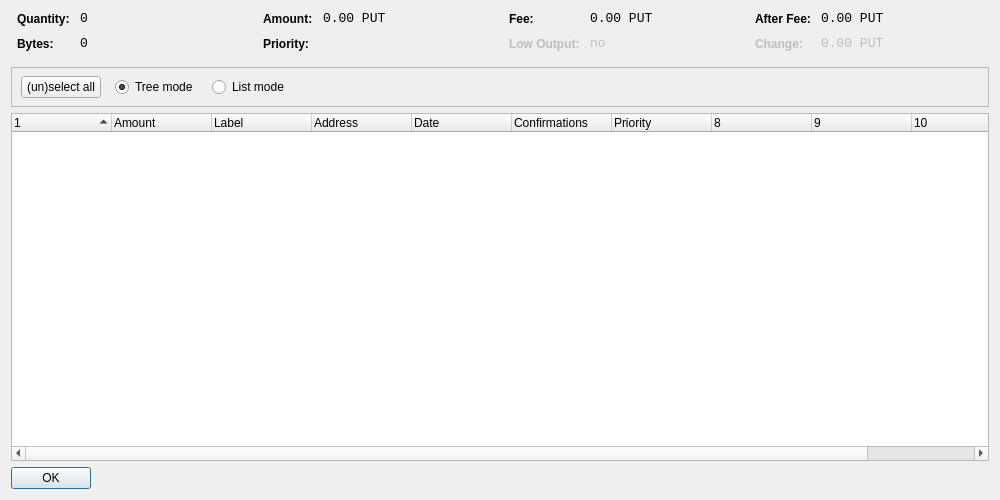
<?xml version="1.0" encoding="UTF-8"?>
<ui version="4.0">
 <class>CoinControlDialog</class>
 <widget class="QDialog" name="CoinControlDialog">
  <property name="geometry">
   <rect>
    <x>0</x>
    <y>0</y>
    <width>1000</width>
    <height>500</height>
   </rect>
  </property>
  <property name="windowTitle">
   <string>Coin Control</string>
  </property>
  <layout class="QVBoxLayout" name="verticalLayout">
   <item>
    <layout class="QHBoxLayout" name="horizontalLayoutTop" stretch="0,0,0,0">
     <property name="topMargin">
      <number>0</number>
     </property>
     <property name="bottomMargin">
      <number>10</number>
     </property>
     <item>
      <layout class="QFormLayout" name="formLayoutCoinControl1">
       <property name="horizontalSpacing">
        <number>10</number>
       </property>
       <property name="verticalSpacing">
        <number>10</number>
       </property>
       <property name="leftMargin">
        <number>6</number>
       </property>
       <property name="rightMargin">
        <number>6</number>
       </property>
       <item row="0" column="0">
        <widget class="QLabel" name="labelCoinControlQuantityText">
         <property name="styleSheet">
          <string notr="true">font-weight:bold;</string>
         </property>
         <property name="text">
          <string>Quantity:</string>
         </property>
        </widget>
       </item>
       <item row="0" column="1">
        <widget class="QLabel" name="labelCoinControlQuantity">
         <property name="font">
          <font>
           <family>Monospace</family>
           <pointsize>10</pointsize>
          </font>
         </property>
         <property name="cursor">
          <cursorShape>IBeamCursor</cursorShape>
         </property>
         <property name="contextMenuPolicy">
          <enum>Qt::ActionsContextMenu</enum>
         </property>
         <property name="text">
          <string notr="true">0</string>
         </property>
         <property name="textInteractionFlags">
          <set>Qt::LinksAccessibleByMouse|Qt::TextSelectableByKeyboard|Qt::TextSelectableByMouse</set>
         </property>
        </widget>
       </item>
       <item row="1" column="0">
        <widget class="QLabel" name="labelCoinControlBytesText">
         <property name="styleSheet">
          <string notr="true">font-weight:bold;</string>
         </property>
         <property name="text">
          <string>Bytes:</string>
         </property>
        </widget>
       </item>
       <item row="1" column="1">
        <widget class="QLabel" name="labelCoinControlBytes">
         <property name="font">
          <font>
           <family>Monospace</family>
           <pointsize>10</pointsize>
          </font>
         </property>
         <property name="cursor">
          <cursorShape>IBeamCursor</cursorShape>
         </property>
         <property name="contextMenuPolicy">
          <enum>Qt::ActionsContextMenu</enum>
         </property>
         <property name="text">
          <string notr="true">0</string>
         </property>
         <property name="textInteractionFlags">
          <set>Qt::LinksAccessibleByMouse|Qt::TextSelectableByKeyboard|Qt::TextSelectableByMouse</set>
         </property>
        </widget>
       </item>
      </layout>
     </item>
     <item>
      <layout class="QFormLayout" name="formLayoutCoinControl2">
       <property name="horizontalSpacing">
        <number>10</number>
       </property>
       <property name="verticalSpacing">
        <number>10</number>
       </property>
       <property name="leftMargin">
        <number>6</number>
       </property>
       <property name="rightMargin">
        <number>6</number>
       </property>
       <item row="0" column="0">
        <widget class="QLabel" name="labelCoinControlAmountText">
         <property name="styleSheet">
          <string notr="true">font-weight:bold;</string>
         </property>
         <property name="text">
          <string>Amount:</string>
         </property>
        </widget>
       </item>
       <item row="0" column="1">
        <widget class="QLabel" name="labelCoinControlAmount">
         <property name="font">
          <font>
           <family>Monospace</family>
           <pointsize>10</pointsize>
          </font>
         </property>
         <property name="cursor">
          <cursorShape>IBeamCursor</cursorShape>
         </property>
         <property name="contextMenuPolicy">
          <enum>Qt::ActionsContextMenu</enum>
         </property>
         <property name="text">
          <string notr="true">0.00 PUT</string>
         </property>
         <property name="textInteractionFlags">
          <set>Qt::LinksAccessibleByMouse|Qt::TextSelectableByKeyboard|Qt::TextSelectableByMouse</set>
         </property>
        </widget>
       </item>
       <item row="1" column="0">
        <widget class="QLabel" name="labelCoinControlPriorityText">
         <property name="styleSheet">
          <string notr="true">font-weight:bold;</string>
         </property>
         <property name="text">
          <string>Priority:</string>
         </property>
        </widget>
       </item>
       <item row="1" column="1">
        <widget class="QLabel" name="labelCoinControlPriority">
         <property name="font">
          <font>
           <family>Monospace</family>
           <pointsize>10</pointsize>
          </font>
         </property>
         <property name="cursor">
          <cursorShape>IBeamCursor</cursorShape>
         </property>
         <property name="contextMenuPolicy">
          <enum>Qt::ActionsContextMenu</enum>
         </property>
         <property name="text">
          <string/>
         </property>
         <property name="textInteractionFlags">
          <set>Qt::LinksAccessibleByMouse|Qt::TextSelectableByKeyboard|Qt::TextSelectableByMouse</set>
         </property>
        </widget>
       </item>
      </layout>
     </item>
     <item>
      <layout class="QFormLayout" name="formLayoutCoinControl3">
       <property name="horizontalSpacing">
        <number>10</number>
       </property>
       <property name="verticalSpacing">
        <number>10</number>
       </property>
       <property name="leftMargin">
        <number>6</number>
       </property>
       <property name="rightMargin">
        <number>6</number>
       </property>
       <item row="0" column="0">
        <widget class="QLabel" name="labelCoinControlFeeText">
         <property name="styleSheet">
          <string notr="true">font-weight:bold;</string>
         </property>
         <property name="text">
          <string>Fee:</string>
         </property>
        </widget>
       </item>
       <item row="0" column="1">
        <widget class="QLabel" name="labelCoinControlFee">
         <property name="font">
          <font>
           <family>Monospace</family>
           <pointsize>10</pointsize>
          </font>
         </property>
         <property name="cursor">
          <cursorShape>IBeamCursor</cursorShape>
         </property>
         <property name="contextMenuPolicy">
          <enum>Qt::ActionsContextMenu</enum>
         </property>
         <property name="text">
          <string notr="true">0.00 PUT</string>
         </property>
         <property name="textInteractionFlags">
          <set>Qt::LinksAccessibleByMouse|Qt::TextSelectableByKeyboard|Qt::TextSelectableByMouse</set>
         </property>
        </widget>
       </item>
       <item row="1" column="0">
        <widget class="QLabel" name="labelCoinControlLowOutputText">
         <property name="enabled">
          <bool>false</bool>
         </property>
         <property name="styleSheet">
          <string notr="true">font-weight:bold;</string>
         </property>
         <property name="text">
          <string>Low Output:</string>
         </property>
        </widget>
       </item>
       <item row="1" column="1">
        <widget class="QLabel" name="labelCoinControlLowOutput">
         <property name="enabled">
          <bool>false</bool>
         </property>
         <property name="font">
          <font>
           <family>Monospace</family>
           <pointsize>10</pointsize>
          </font>
         </property>
         <property name="cursor">
          <cursorShape>IBeamCursor</cursorShape>
         </property>
         <property name="contextMenuPolicy">
          <enum>Qt::ActionsContextMenu</enum>
         </property>
         <property name="text">
          <string notr="true">no</string>
         </property>
         <property name="textInteractionFlags">
          <set>Qt::LinksAccessibleByMouse|Qt::TextSelectableByKeyboard|Qt::TextSelectableByMouse</set>
         </property>
        </widget>
       </item>
      </layout>
     </item>
     <item>
      <layout class="QFormLayout" name="formLayoutCoinControl4">
       <property name="horizontalSpacing">
        <number>10</number>
       </property>
       <property name="verticalSpacing">
        <number>10</number>
       </property>
       <property name="leftMargin">
        <number>6</number>
       </property>
       <property name="rightMargin">
        <number>6</number>
       </property>
       <item row="0" column="0">
        <widget class="QLabel" name="labelCoinControlAfterFeeText">
         <property name="styleSheet">
          <string notr="true">font-weight:bold;</string>
         </property>
         <property name="text">
          <string>After Fee:</string>
         </property>
        </widget>
       </item>
       <item row="0" column="1">
        <widget class="QLabel" name="labelCoinControlAfterFee">
         <property name="font">
          <font>
           <family>Monospace</family>
           <pointsize>10</pointsize>
          </font>
         </property>
         <property name="cursor">
          <cursorShape>IBeamCursor</cursorShape>
         </property>
         <property name="contextMenuPolicy">
          <enum>Qt::ActionsContextMenu</enum>
         </property>
         <property name="text">
          <string notr="true">0.00 PUT</string>
         </property>
         <property name="textInteractionFlags">
          <set>Qt::LinksAccessibleByMouse|Qt::TextSelectableByKeyboard|Qt::TextSelectableByMouse</set>
         </property>
        </widget>
       </item>
       <item row="1" column="0">
        <widget class="QLabel" name="labelCoinControlChangeText">
         <property name="enabled">
          <bool>false</bool>
         </property>
         <property name="styleSheet">
          <string notr="true">font-weight:bold;</string>
         </property>
         <property name="text">
          <string>Change:</string>
         </property>
        </widget>
       </item>
       <item row="1" column="1">
        <widget class="QLabel" name="labelCoinControlChange">
         <property name="enabled">
          <bool>false</bool>
         </property>
         <property name="font">
          <font>
           <family>Monospace</family>
           <pointsize>10</pointsize>
          </font>
         </property>
         <property name="cursor">
          <cursorShape>IBeamCursor</cursorShape>
         </property>
         <property name="contextMenuPolicy">
          <enum>Qt::ActionsContextMenu</enum>
         </property>
         <property name="text">
          <string notr="true">0.00 PUT</string>
         </property>
         <property name="textInteractionFlags">
          <set>Qt::LinksAccessibleByMouse|Qt::TextSelectableByKeyboard|Qt::TextSelectableByMouse</set>
         </property>
        </widget>
       </item>
      </layout>
     </item>
    </layout>
   </item>
   <item>
    <widget class="QFrame" name="frame">
     <property name="minimumSize">
      <size>
       <width>0</width>
       <height>40</height>
      </size>
     </property>
     <property name="frameShape">
      <enum>QFrame::StyledPanel</enum>
     </property>
     <property name="frameShadow">
      <enum>QFrame::Sunken</enum>
     </property>
     <widget class="QWidget" name="horizontalLayoutWidget">
      <property name="geometry">
       <rect>
        <x>10</x>
        <y>0</y>
        <width>781</width>
        <height>41</height>
       </rect>
      </property>
      <layout class="QHBoxLayout" name="horizontalLayoutPanel" stretch="0,0,0,0,0">
       <property name="spacing">
        <number>14</number>
       </property>
       <item>
        <widget class="QPushButton" name="pushButtonSelectAll">
         <property name="sizePolicy">
          <sizepolicy hsizetype="Maximum" vsizetype="Fixed">
           <horstretch>0</horstretch>
           <verstretch>0</verstretch>
          </sizepolicy>
         </property>
         <property name="text">
          <string>(un)select all</string>
         </property>
        </widget>
       </item>
       <item>
        <widget class="QRadioButton" name="radioTreeMode">
         <property name="sizePolicy">
          <sizepolicy hsizetype="Maximum" vsizetype="Fixed">
           <horstretch>0</horstretch>
           <verstretch>0</verstretch>
          </sizepolicy>
         </property>
         <property name="text">
          <string>Tree mode</string>
         </property>
         <property name="checked">
          <bool>true</bool>
         </property>
        </widget>
       </item>
       <item>
        <widget class="QRadioButton" name="radioListMode">
         <property name="sizePolicy">
          <sizepolicy hsizetype="Maximum" vsizetype="Fixed">
           <horstretch>0</horstretch>
           <verstretch>0</verstretch>
          </sizepolicy>
         </property>
         <property name="text">
          <string>List mode</string>
         </property>
        </widget>
       </item>
       <item>
        <spacer name="horizontalSpacer">
         <property name="orientation">
          <enum>Qt::Horizontal</enum>
         </property>
         <property name="sizeHint" stdset="0">
          <size>
           <width>40</width>
           <height>20</height>
          </size>
         </property>
        </spacer>
       </item>
      </layout>
     </widget>
    </widget>
   </item>
   <item>
    <widget class="CoinControlTreeWidget" name="treeWidget">
     <property name="contextMenuPolicy">
      <enum>Qt::CustomContextMenu</enum>
     </property>
     <property name="sortingEnabled">
      <bool>false</bool>
     </property>
     <property name="columnCount">
      <number>11</number>
     </property>
     <attribute name="headerShowSortIndicator" stdset="0">
      <bool>true</bool>
     </attribute>
     <attribute name="headerStretchLastSection">
      <bool>false</bool>
     </attribute>
     <column>
      <property name="text">
       <string/>
      </property>
     </column>
     <column>
      <property name="text">
       <string>Amount</string>
      </property>
     </column>
     <column>
      <property name="text">
       <string>Label</string>
      </property>
     </column>
     <column>
      <property name="text">
       <string>Address</string>
      </property>
     </column>
     <column>
      <property name="text">
       <string>Date</string>
      </property>
     </column>
     <column>
      <property name="text">
       <string>Confirmations</string>
      </property>
      <property name="toolTip">
       <string>Confirmed</string>
      </property>
     </column>
     <column>
      <property name="text">
       <string>Priority</string>
      </property>
     </column>
     <column>
      <property name="text">
       <string/>
      </property>
     </column>
     <column>
      <property name="text">
       <string/>
      </property>
     </column>
     <column>
      <property name="text">
       <string/>
      </property>
     </column>
     <column>
      <property name="text">
       <string/>
      </property>
     </column>
    </widget>
   </item>
   <item>
    <widget class="QDialogButtonBox" name="buttonBox">
     <property name="sizePolicy">
      <sizepolicy hsizetype="Maximum" vsizetype="Fixed">
       <horstretch>0</horstretch>
       <verstretch>0</verstretch>
      </sizepolicy>
     </property>
     <property name="orientation">
      <enum>Qt::Horizontal</enum>
     </property>
     <property name="standardButtons">
      <set>QDialogButtonBox::Ok</set>
     </property>
    </widget>
   </item>
  </layout>
 </widget>
 <customwidgets>
  <customwidget>
   <class>CoinControlTreeWidget</class>
   <extends>QTreeWidget</extends>
   <header>coincontroltreewidget.h</header>
  </customwidget>
 </customwidgets>
 <resources/>
 <connections/>
</ui>
